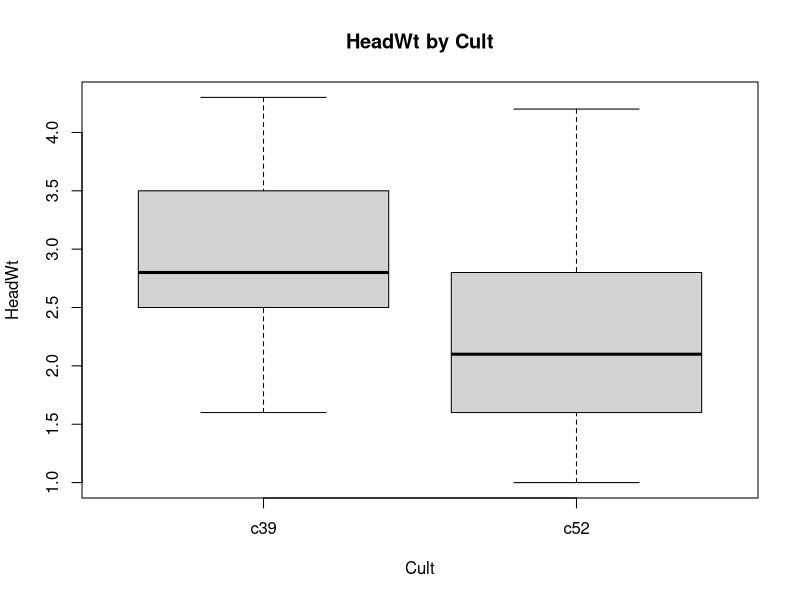
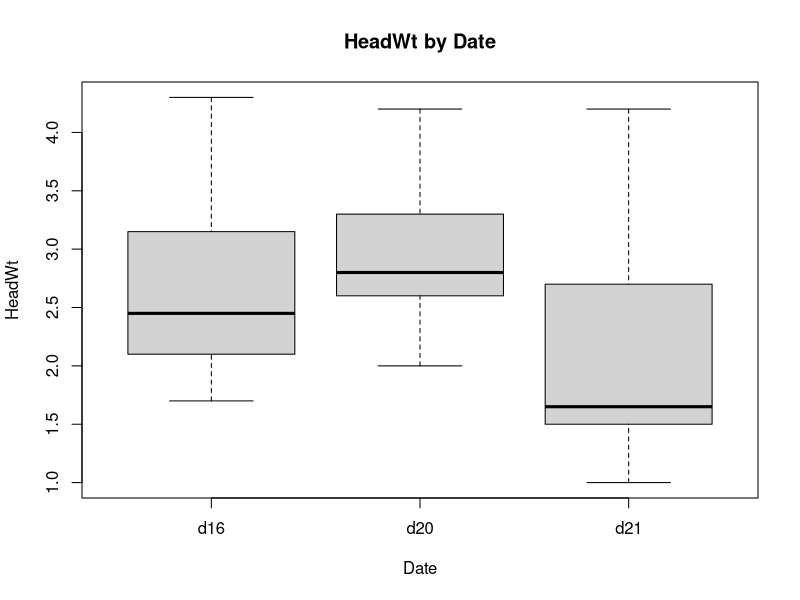
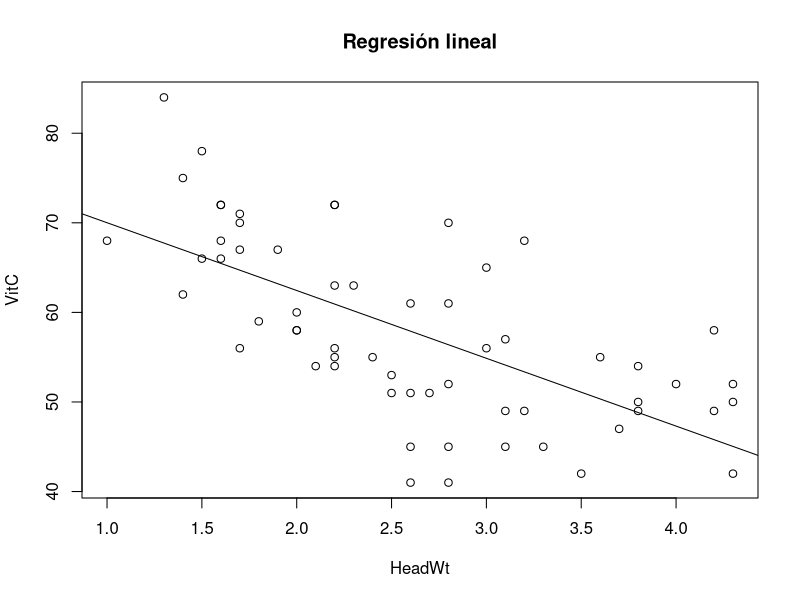

The R source for these figures, in order:
library(MASS)
data(cabbages)
attach(cabbages)
boxplot(HeadWt~Cult, main="HeadWt by Cult")
boxplot(HeadWt~Date, main="HeadWt by Date")


summary(VitC)
var(VitC)
sd(VitC)

regresion <- lm(VitC~HeadWt)
plot(VitC~HeadWt, main="Regresión lineal")
abline(regresion)
predict(regresion, data.frame(HeadWt = c(2.125)))
